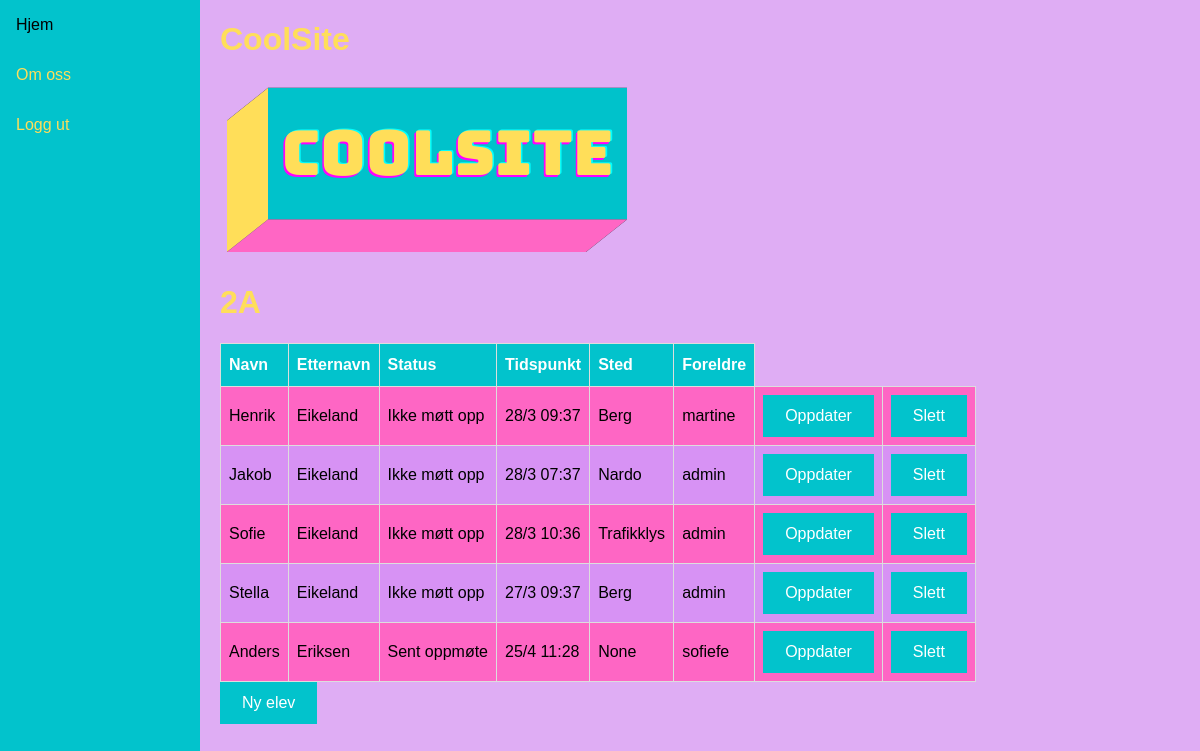
The app's page /klasse/1 (signed in), older data.
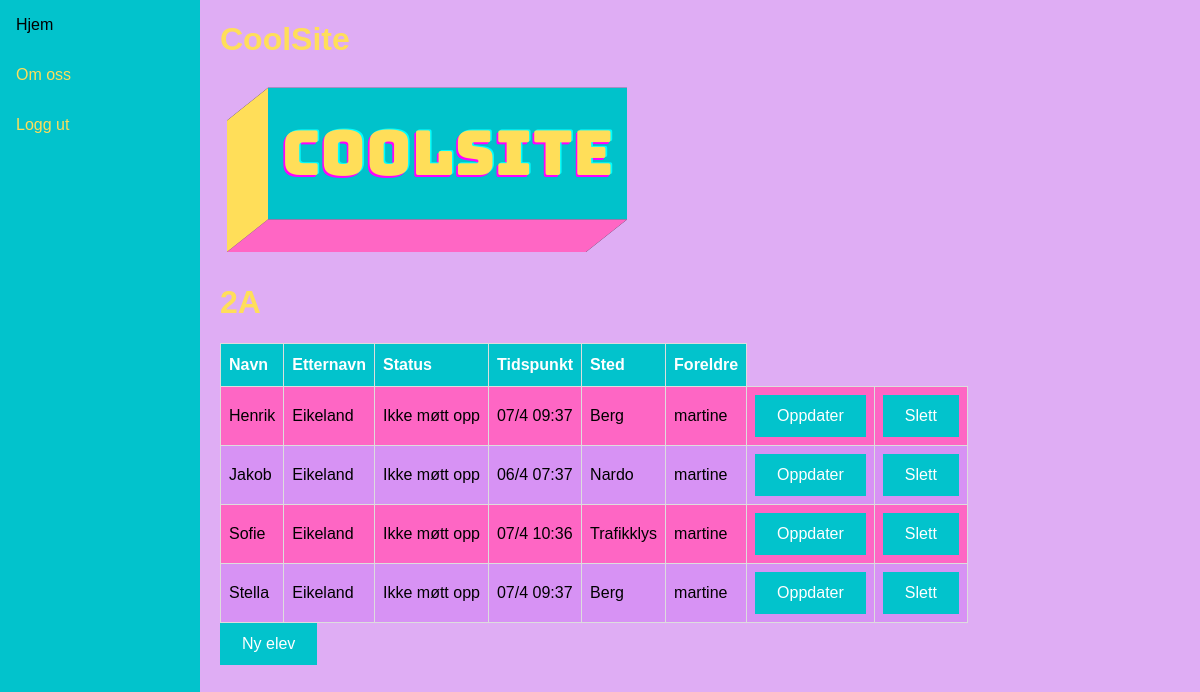
The same page, newer data.
### coolflex/models.py (models this page shows, shortened)
class Klasse(models.Model):
    navn = models.CharField(max_length=2, default=None)
    teacher = models.ForeignKey(User, on_delete=models.CASCADE)
    def __str__(self):
        return self.navn
    class Meta:  #la til Meta-data i Klasse og CoolUser for å kunne sortere på klassenavn og etternavn
        ordering = ["navn"]

class CoolUser(models.Model):
    first_name = models.CharField(max_length=20, default="CoolUser")
    last_name = models.CharField(max_length=20, default ="")
    klasse = models.ForeignKey(Klasse, null=True, related_name="cooluser", on_delete=models.CASCADE)
    teacher = models.ForeignKey(User, blank=True, on_delete=models.CASCADE, related_name="+")
    parent = models.ForeignKey(User, blank=True, on_delete=models.CASCADE, related_name="+")
    status = models.CharField(max_length=3, default="DEF", blank=True, null=True)
    timestamp = models.CharField(max_length=20, default="N/A", blank=True, null=True)
    location = models.CharField(max_length=20, default="N/A", blank=True, null=True)
    class Meta:
        ordering = ["last_name", "first_name"]
    def get_parent(self):
        return self.parent.username

### coolflex/views.py (the view)
# urls.py: path("klasse", views.frontpage, name="frontpage"),
@login_required
def klasse(request, pk):
	klasse = Klasse.objects.get(id=pk)
	coolusers = CoolUser.objects.filter(klasse=klasse)
	klassenavn = klasse
	for user in coolusers:
		user.status = get_status_text(user)
		user.location = get_coolbox_location(user, coolbox_dict)
		user.timestamp = get_timestamp_text(user)
	context = {'klasse':klasse, 'coolusers':coolusers, "klassenavn":klassenavn}
	return render(request, "coolflex/klasse.html", context)

### coolflex/views.py (called while the page is built)
def get_timestamp(user):
	box_data_list = []
	timestamp = datetime.now() #får int feil hvis ikke, default blir .now()
	box_data = DataCoolBox.objects.filter(cooluser_id = user.id)
	if (box_data == None):
		return None
	else:
		for data in box_data:
			box_data_list.append(data)
		if (len(box_data_list) > 1):
			timestamp = box_data_list[-1].timestamp
		elif (len(box_data_list) == 1):
			timestamp = box_data_list[0].timestamp
		return timestamp

def get_coolbox_location(user, box_dict):
	box_data_list = []
	box_id = 0
	box_data = DataCoolBox.objects.filter(cooluser_id = user.id)
	for data in box_data:
		box_data_list.append(data)
	if (len(box_data_list) > 1):
		box_id = box_data_list[-1].box_id
	elif (len(box_data_list) == 1):
		box_id = box_data_list[0].box_id
	return box_dict.get(box_id)

def get_timestamp_text(user):
	timestamp = get_timestamp(user)
	if (timestamp != None):
		minute = int(timestamp.minute)
		if (minute <= 9):
			minute = "0"+str(minute)
		hour = int(timestamp.hour)
		if (hour <= 9):
			hour = "0"+str(hour)
		day = int(timestamp.day)
		if (day <= 9):
			day = "0"+str(day)
		month = int(timestamp.month)
		timestamp_text = f"{day}/{month} {hour}:{minute}"
		return timestamp_text
	else:
		return "N/A"

def check_timestamp(timestamp):
	valid_start_hour = 6
	valid_end_hour = 10
	today = int(datetime.now().day)
	this_month = int(datetime.now().month)
	this_year = int(datetime.now().year)
	hour = int(timestamp.hour)
	minutes = int(timestamp.minute)
	day = int(timestamp.day)
	month = int(timestamp.month)
	year = int(timestamp.year)
	if ((today == day) and (this_month == month) and (this_year == year)):
		if (valid_start_hour <= hour) and (hour < valid_end_hour):
			return 1 #valid timeframe
		elif (hour >= valid_end_hour):
			return 2 #late to school
		else:
			return 3 #invalid timeframe, something is up >:/
	else:
		return False

def get_status(user):
	timestamp_status = check_timestamp(get_timestamp(user))
	if (timestamp_status == 1):
		return True
	elif (timestamp_status == 2):
		return 2
	elif (timestamp_status == 3):
		return False
	else:
		return False

def get_status_text(user):
	status = get_status(user)
	if (status == True):
		return "Møtt opp"
	elif (status == 2):
		return "Sent oppmøte"
	else:
		return "Ikke møtt opp"

### coolflex/templates/coolflex/klasse.html
{% extends 'coolflex/base.html' %}
{% load static %}
{% block content %}
<h1>{{ klassenavn }}</h1>
<table id="coolflex">
    <thead>
      <tr>
        <th>Navn</th>
        <th>Etternavn</th>
        <th>Status</th>
        <th>Tidspunkt</th>
        <th>Sted</th>
        <th>Foreldre</th>
      </tr>
    </thead>
    <tbody>
      <tr>
        {% for user in coolusers %}
        {% if user.klasse|lower == klassenavn|lower %}
        <tr>
            <td> {{ user.first_name }} </td>
            <td> {{ user.last_name }} </td>
            <td> {{ user.status }} </td>
            <td> {{ user.timestamp }} </td>
            <td> {{ user.location }} </td>
            <td> {{ user.get_parent }} </td>
            <td> <div class="button"><a href="{% url 'updatecooluser' user.id %}">Oppdater</a></div> </td>
            <td> <div class="button"><a href="{% url 'deletecooluser' user.id %}">Slett</a></div> </td>
        </tr>
        {%endif%}
        {%endfor%}
      </tr>
    </tbody>
    </table>
    <div class="button"><a href="{% url 'createcooluser' %}">Ny elev</a></div>
{% endblock %}
{% block sidenav %}
<a href="{% url 'frontpage' %}">Hjem</a>
<a href="{% url 'info' %}">Om oss</a>
<a href="{% url 'logout' %}">Logg ut</a>
{% endblock %}

### coolflex/templates/coolflex/base.html (shortened to what this page needs)
<!DOCTYPE html>
<html lang="en">
<head>
</head>
<body>
<div class="sidenav">
  {% block sidenav %}
  {% endblock %}
</div>
<div class="content">
  <h1>CoolSite</h1>
  {% load static %}
  <img src="{% static 'coolflex/4.png' %}" alt="CoolSite">
  {% block content%}
  {% endblock %}
</div>
</body>
</html>

### coolflex/templates/coolflex/base.html (style rules this page uses)
.button a { background-color: rgb(2, 195, 204); color: white; border: 2px solid rgb(2, 195, 204); padding: 10px 20px; text-align: center; text-decoration: none; display: inline-block; }
#coolflex { font-family: Arial, Helvetica, sans-serif; border-collapse: collapse; white-space: nowrap; }
#coolflex td, #coolflex th { border: 1px solid #ddd; padding: 8px; }
#coolflex tr:nth-child(even) { background-color: #fe66c4; }
#coolflex tr:nth-child(odd) { background-color: #d792f4; }
#coolflex th { padding-top: 12px; padding-bottom: 12px; text-align: left; background-color: rgb(2, 195, 204); color: white; }
* { box-sizing: border-box; }
body { margin: 0; font-family: Arial, Helvetica, sans-serif; background-color: rgb(223, 173, 244); }
h1, h2, h3 { color: rgb(255, 222, 90) }
.sidenav { height: 100%; width: 200px; position: fixed; z-index: 1; top: 0; left: 0; background-color: rgb(2, 195, 204); overflow-x: hidden; }
.sidenav a { color: rgb(255, 222, 90); padding: 16px; text-decoration: none; display: block; }
.content { margin-left: 200px; padding-left: 20px; background-color: rgb(223, 173, 244); }

Row changes from the older to the newer data that the page shows:
no longer on this page (row edited): CoolUser: first_name "Anders", last_name "Eriksen", status "Sent oppmøte", timestamp "25/4 11:28", location "None", get_parent "sofiefe"
computed for CoolUser "Henrik": timestamp "28/3 09:37" → "07/4 09:37"
changed CoolUser "Jakob": timestamp "28/3 07:37" → "06/4 07:37"; get_parent "admin" → "martine"
changed CoolUser "Sofie": timestamp "28/3 10:36" → "07/4 10:36"; get_parent "admin" → "martine"
changed CoolUser "Stella": timestamp "27/3 09:37" → "07/4 09:37"; get_parent "admin" → "martine"
